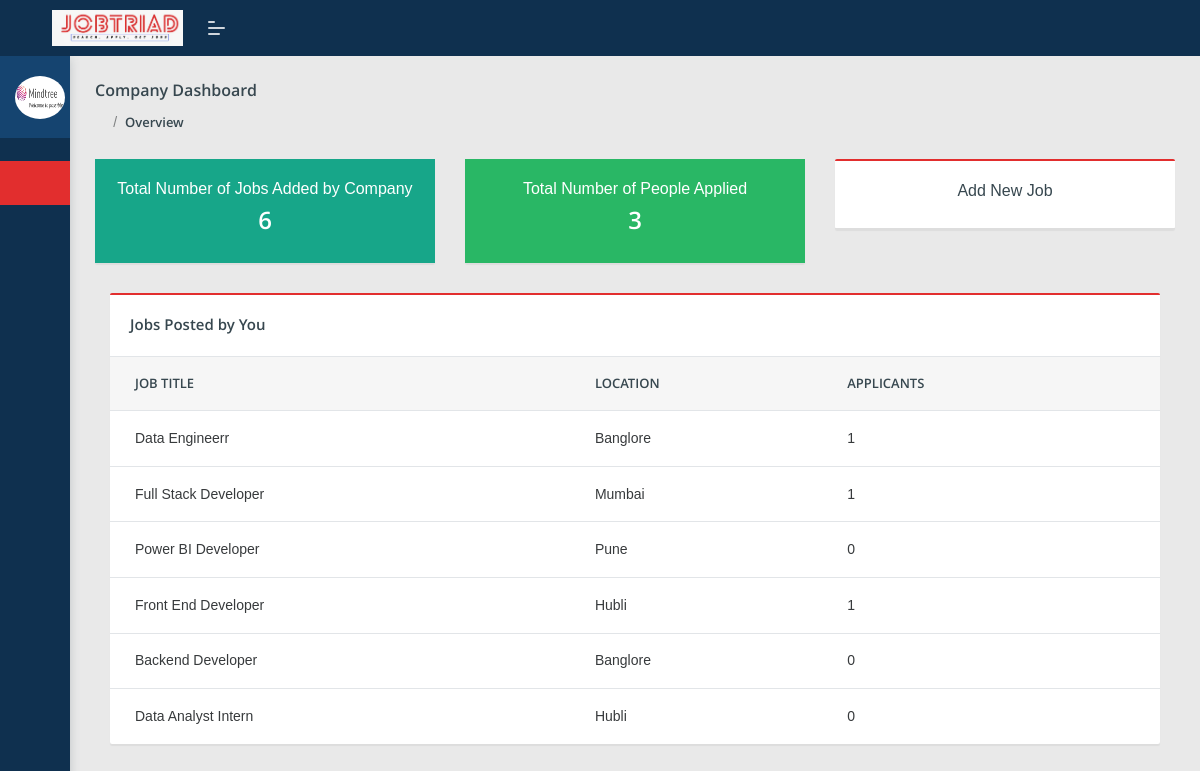
The page /company_db (signed in) on the database its author committed.
### external_jobs/models.py (models this page shows, shortened)
class NewUser(AbstractUser):
    user_type = models.CharField(max_length=100, default='user')
    fullname= models.CharField(max_length=250, blank=True)
    phone_no = models.CharField(max_length=100, blank=True)
    address = models.CharField(max_length=500, blank=True)  # New field for address
    profile_image = models.ImageField(upload_to='profile_images/', blank=True, null=True)  # New field for profile image

class Jobs(models.Model):
    added_by = models.ForeignKey(NewUser, on_delete=models.CASCADE, default='')
    job_title = models.CharField(max_length=200)
    salary = models.CharField(max_length=200, blank=True)
    experience = models.CharField(max_length=300, blank=True)
    education = models.CharField(max_length=500, blank=True)
    location = models.CharField(max_length=500, blank=True)
    job_type = models.CharField(max_length=500, blank=True)
    work_mode = models.CharField(max_length=500, blank=True)
    category = models.CharField(max_length=500, blank=True)
    required_skills = models.CharField(max_length=900)
    roles_and_responsibilities = models.CharField(max_length=1500, blank=True)
    job_link = models.CharField(max_length=400, default='nolink')
    company_name = models.CharField(max_length=300, blank=True)
    company_logo = models.ImageField(upload_to='company_logos/', blank=True, null=True)
    status = models.CharField(max_length=400, default='Active')
    date_posted = models.DateField(auto_now_add=True)  # Stores only date (not time)

### external_jobs/views.py (the view)
# urls.py: path('company_db',views.company_db,name='company_db'),
@login_required
def company_db(request):
    user = request.user
    username = user.fullname
    logo = user.profile_image
    total_jobs = Jobs.objects.filter(added_by=user).count()
    job_ids = Jobs.objects.filter(added_by=user).values_list('id', flat=True)
    total_applicants = AppliedJob.objects.filter(job_id__in=job_ids).count()
    print(total_applicants,"gggggggggggg")
    jobs = Jobs.objects.filter(added_by=user)
    return render(request, 'company_db.html', {
        'username': username,
        'logo': logo,
        'total_jobs': total_jobs,
        'total_applicants': total_applicants,
        'jobs': jobs,
    })

### external_jobs/templates/company_db.html
{% extends 'company_base.html' %}
{% block content %}
<div class="page-header">
    <div class="page-block">
        <div class="row align-items-center">
            <div class="col-md-12">
                <div class="page-header-title">
                    <h5 class="m-b-10">Company Dashboard</h5>
                </div>
                <ul class="breadcrumb">
                    <li class="breadcrumb-item"><a href="index.html"><i class="feather icon-home"></i></a></li>
                    <li class="breadcrumb-item"><a href="/company_db">Overview</a></li>
                </ul>
            </div>
        </div>
    </div>
</div>
<div class="row">
    <div class="col-md-12 col-xl-4">
        <div class="card flat-card widget-primary-card">
            <div class="row-table">
                <div class="col-sm-12 card-body text-center">
                    <h6>Total Number of Jobs Added by Company</h6>
                    <h4>{{ total_jobs }}</h4>
                </div>
            </div>
        </div>
    </div>
    <div class="col-md-12 col-xl-4">
        <div class="card flat-card widget-purple-card">
            <div class="row-table">
                <div class="col-sm-12 card-body text-center">
                    <h6>Total Number of People Applied</h6>
                    <h4>{{ total_applicants }}</h4>
                </div>
            </div>
        </div>
    </div>
    <div class="col-md-12 col-xl-4">
        <div class="card flat-card">
            <div class="row-table">
                <div class="col-sm-12 card-body text-center">
                    <a href="/company_add_job"><h6>Add New Job</h6></a>
                </div>
            </div>
        </div>
    </div>
</div>
<div class="col-xl-12 col-md-12">
    <div class="card table-card">
        <div class="card-header">
            <h5>Jobs Posted by You</h5>
        </div>
        <div class="card-body p-0">
            <div class="table-responsive">
                <table class="table table-hover mb-0">
                    <thead>
                        <tr>
                            <th>Job Title</th>
                            <th>Location</th>
                            <th>Applicants</th>
                        </tr>
                    </thead>
                    <tbody>
                        {% for job in jobs %}
                        <tr>
                            <td>{{ job.job_title }}</td>
                            <td>{{ job.location }}</td>
                            <td>
                                {% with applicants=job.appliedjob_set.count %}
                                    {{ applicants }}
                                {% endwith %}
                            </td>
                        </tr>
                        {% empty %}
                        <tr>
                            <td colspan="3" class="text-center">No Jobs Found</td>
                        </tr>
                        {% endfor %}
                    </tbody>
                </table>
            </div>
        </div>
    </div>
</div>
   {% endblock %}

### external_jobs/templates/company_base.html (shortened to what this page needs)
<!DOCTYPE html>
<html lang="en">
<head>
    <link rel="stylesheet" href="/static/assets/css/plugins/prism-coy.css">
    <link rel="stylesheet" href="/static/assets/css/style.css">
</head>
<body>
	<nav class="pcoded-navbar  ">
		<div class="navbar-wrapper  ">
			<div class="navbar-content scroll-div " >
				<div class="">
					<div class="main-menu-header">
						<img class="img-radius" src="{{ logo|default:'' }}" alt="User-Profile-Image">
					</div>
				</div>
                <ul class="nav pcoded-inner-navbar ">
                    <li class="nav-item pcoded-menu-caption"></li>
                    <li class="nav-item">
                        <a href="/company_db" class="nav-link">
                            <span class="pcoded-micon"><i class="feather icon-home"></i></span>
                        </a>
                    </li>
                    <li class="nav-item">
                        <a href="/company_add_job" class="nav-link">
                            <span class="pcoded-micon"><i class="feather icon-plus-circle"></i></span>
                        </a>
                    </li>
                    <li class="nav-item">
                        <a href="/company_job_details" class="nav-link">
                            <span class="pcoded-micon"><i class="feather icon-briefcase"></i></span>
                        </a>
                    </li>
                    <li class="nav-item">
                        <a href="/company_applied_jobs" class="nav-link">
                            <span class="pcoded-micon"><i class="feather icon-user-check"></i></span>
                        </a>
                    </li>
                    <li class="nav-item">
                        <a href="/company_inactive_job" class="nav-link">
                            <span class="pcoded-micon"><i class="feather icon-slash"></i></span>
                        </a>
                    </li>
                </ul>
			</div>
		</div>
	</nav>
    <header class="navbar pcoded-header navbar-expand-lg navbar-light header-dark">
        <div class="m-header">
            <a class="mobile-menu" id="mobile-collapse" href="#!"><span></span></a>
            <a href="#!" class="b-brand">
                <img src="/static/user_assets/img/logo.jpeg" alt="" class="logo" style="height:36px ">
            </a>
        </div>
        <div class="collapse navbar-collapse">
            <ul class="navbar-nav mr-auto">
                <li class="nav-item">
                    <a href="#!" class="pop-search"><i class="feather icon-search"></i></a>
                </li>
            </ul>
            <ul class="navbar-nav ml-auto">
                <li>
                </li>
                <li>
                    <div class="dropdown drp-user">
                        <a href="#" class="dropdown-toggle" data-toggle="dropdown">
                            <i class="feather icon-user"></i>
                        </a>
                    </div>
                </li>
            </ul>
        </div>
    </header>
	<div class="pcoded-main-container">
        <div class="pcoded-content">
            {% block content %}
            {% endblock %}
            </div>
            </div>
</body>
</html>

### rows shown on the page
NewUser: profile_image (picture)
Jobs: job_title "Data Engineerr", location "Banglore", appliedjob_set.count "1"
Jobs: job_title "Full Stack Developer", location "Mumbai", appliedjob_set.count "1"
Jobs: job_title "Power BI Developer", location "Pune", appliedjob_set.count "0"
Jobs: job_title "Front End Developer", location "Hubli", appliedjob_set.count "1"
Jobs: job_title "Backend Developer", location "Banglore", appliedjob_set.count "0"
Jobs: job_title "Data Analyst Intern", location "Hubli", appliedjob_set.count "0"

### other values the page prints
{{ total_jobs }} "6"
{{ total_applicants }} "3"
